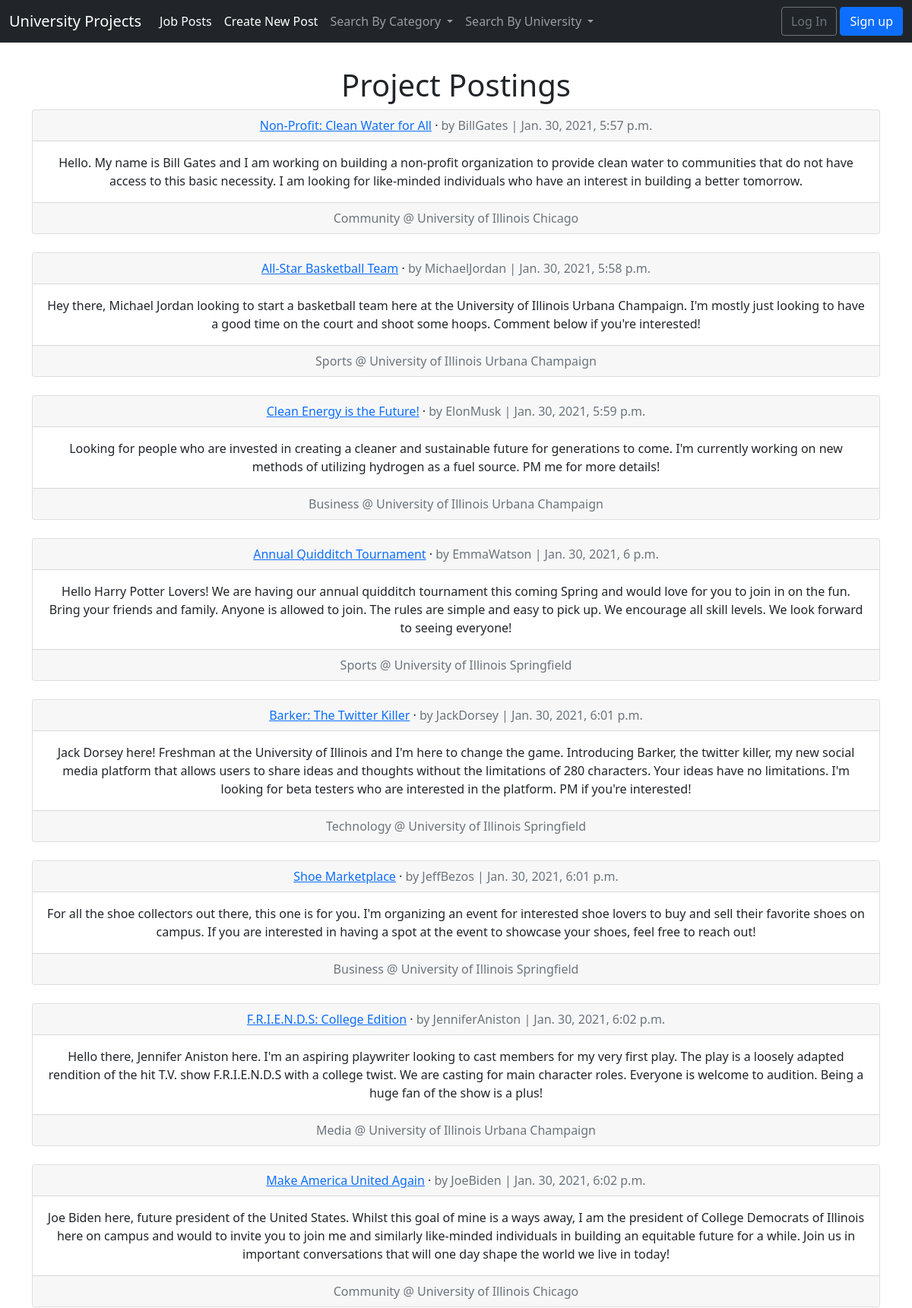
/posts/ (upper part), run on the app's committed database.
### posts/models.py (models this page shows, shortened)
class Post(models.Model):
    title = models.CharField(max_length = 255)
    body = models.TextField()
    date = models.DateTimeField(auto_now_add = True)
    category = models.CharField(max_length = 255)
    author = models.ForeignKey(
        get_user_model(),
        on_delete = models.CASCADE
    )

### users/models.py (models this page shows)
class CustomUser(AbstractUser):
    school = models.CharField(max_length = 255)
    YEARS = []
    for i in range(-10,10,1):
        YEARS.append((2020-i,2020-i))
    enrollment_year = models.PositiveSmallIntegerField(
        choices = YEARS,
        default = 2020
    )
    graduation_year = models.PositiveSmallIntegerField(
        choices = YEARS,
        default = 2020
    )
    YEAR_IN_SCHOOL_CHOICES = [
        ('--SELECT--','--SELECT--'),
        ('FR', 'Freshman'),
        ('SO', 'Sophomore'),
        ('JR', 'Junior'),
        ('SR', 'Senior'),
        ('GR', 'Graduate'),
    ]
    year_in_school = models.CharField(
        max_length=255,
        choices=YEAR_IN_SCHOOL_CHOICES,
        default='',
    )

### posts/views.py (the view)
# urls.py: path('', views.PostListView.as_view(), name = 'post_list'),
class PostListView(ListView):
    model = Post
    template_name = 'post_list.html'
    login_url = 'login'

### posts/custom_context_processor.py (called while the page is built)
def category_renderer(request):
    return {
        'categories': Category.objects.all()
    }

### posts/models.py (called while the page is built)
    def __str__(self):
        return self.name

### users/custom_context_processor.py (called while the page is built)
def school_renderer(request):
    return {
        'schools': School.objects.all()
    }

### users/models.py (called while the page is built)
    def __str__(self):
        return self.name

### templates/post_list.html (shortened to what this page needs)
{% extends 'base.html' %}
{% block content %}
  <h1>Project Postings</h1>
  {% for post in object_list %}
    <div class="card">
      <div class="card-header-test card-header">
        <span class="font-weight-bold"><a href="{% url 'post_detail' post.pk %}">{{post.title}}</a></span> &middot;
        <span class="text-muted">by {{ post.author }} | {{ post.date }}</span>
      </div>
      <div class="card-body">
        {{ post.body }}
      </div>
      {% if post.author.pk == request.user.pk %}
        <div class="card-footer text-muted">
          <div class="d-flex justify-content-between">
            <p><a href="{% url 'post_edit' post.pk %}">Edit</a> | <a href="{% url 'post_delete' post.pk %}">Delete</a></p>
          </div>
        </div>
      {% else %}
      <div class="card-footer text-muted">
        <div>
          <span>{{post.category}} @ {{post.author.school}}</span>
        </div>
      </div>
      {% endif %}
    </div>
    <br />
  {% endfor %}
{% endblock content %}

### data on the page
Post: title "Non-Profit: Clean Water for All", author "BillGates", date "Jan. 30, 2021, 5:57 p.m.", body "Hello. My name is Bill Gates and I am working on building a non-profit organization to provide clean water to communities that do not have access to this basic necessity. I am looking for like-minded individuals who have an interest in building a better tomorrow.", category "Community", author.school "University of Illinois Chicago"
Post: title "All-Star Basketball Team", author "MichaelJordan", date "Jan. 30, 2021, 5:58 p.m.", body "Hey there, Michael Jordan looking to start a basketball team here at the University of Illinois Urbana Champaign. I'm mostly just looking to have a good time on the court and shoot some hoops. Comment below if you're interested!", category "Sports", author.school "University of Illinois Urbana Champaign"
Post: title "Clean Energy is the Future!", author "ElonMusk", date "Jan. 30, 2021, 5:59 p.m.", body "Looking for people who are invested in creating a cleaner and sustainable future for generations to come. I'm currently working on new methods of utilizing hydrogen as a fuel source. PM me for more details!", category "Business", author.school "University of Illinois Urbana Champaign"
Post: title "Annual Quidditch Tournament", author "EmmaWatson", date "Jan. 30, 2021, 6 p.m.", body "Hello Harry Potter Lovers! We are having our annual quidditch tournament this coming Spring and would love for you to join in on the fun. Bring your friends and family. Anyone is allowed to join. The rules are simple and easy to pick up. We encourage all skill levels. We look forward to seeing everyone!", category "Sports", author.school "University of Illinois Springfield"
Post: title "Barker: The Twitter Killer", author "JackDorsey", date "Jan. 30, 2021, 6:01 p.m.", body "Jack Dorsey here! Freshman at the University of Illinois and I'm here to change the game. Introducing Barker, the twitter killer, my new social media platform that allows users to share ideas and thoughts without the limitations of 280 characters. Your ideas have no limitations. I'm looking for beta testers who are interested in the platform. PM if you're interested!", category "Technology", author.school "University of Illinois Springfield"
Post: title "Shoe Marketplace", author "JeffBezos", date "Jan. 30, 2021, 6:01 p.m.", body "For all the shoe collectors out there, this one is for you. I'm organizing an event for interested shoe lovers to buy and sell their favorite shoes on campus. If you are interested in having a spot at the event to showcase your shoes, feel free to reach out!", category "Business", author.school "University of Illinois Springfield"
Post: title "F.R.I.E.N.D.S: College Edition", author "JenniferAniston", date "Jan. 30, 2021, 6:02 p.m.", body "Hello there, Jennifer Aniston here. I'm an aspiring playwriter looking to cast members for my very first play. The play is a loosely adapted rendition of the hit T.V. show F.R.I.E.N.D.S with a college twist. We are casting for main character roles. Everyone is welcome to audition. Being a huge fan of the show is a plus!", category "Media", author.school "University of Illinois Urbana Champaign"
Post: title "Make America United Again", author "JoeBiden", date "Jan. 30, 2021, 6:02 p.m.", body "Joe Biden here, future president of the United States. Whilst this goal of mine is a ways away, I am the president of College Democrats of Illinois here on campus and would to invite you to join me and similarly like-minded individuals in building an equitable future for a while. Join us in important conversations that will one day shape the world we live in today!", category "Community", author.school "University of Illinois Chicago"
